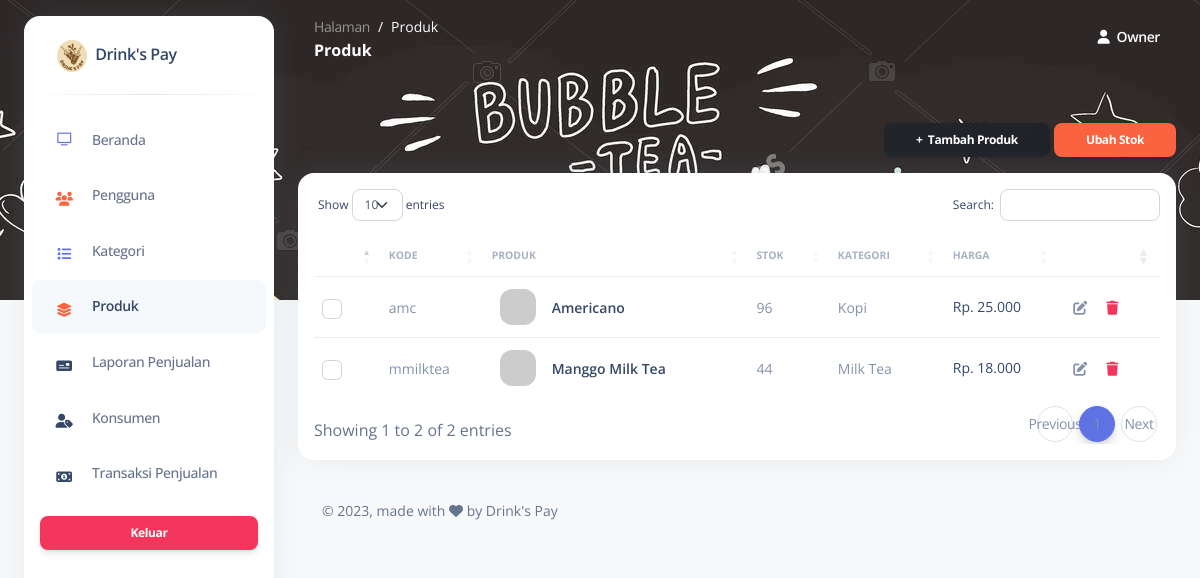
Screenshot of /index.php?page=produk (signed in) with the database file from the repository.
### tables this page shows
CREATE TABLE `produk` (
  `id` int NOT NULL,
  `name` varchar(255) NOT NULL,
  `kode` varchar(30) NOT NULL,
  `kategori_id` int NOT NULL,
  `harga` decimal(10,2) NOT NULL,
  `stok` int NOT NULL,
  `image` varchar(255) DEFAULT NULL,
  `updated_at` timestamp NOT NULL DEFAULT CURRENT_TIMESTAMP
);

CREATE TABLE `kategori` (
  `id` int NOT NULL,
  `name` varchar(100) NOT NULL
);

### page/produk/index.php (the view, shortened to what this page needs)
<div class="row my-4">
    <div class="col-12">
        <div class="d-lg-flex mb-3">
            <div class="ms-auto my-auto mt-lg-0 mt-4">
                <div class="ms-auto my-auto">
                    <a href="index.php?page=produk-add&action=add" class="btn bg-gradient-dark btn-sm mb-0">+&nbsp; Tambah Produk</a>
                    <button type="button" class="btn btn-warning btn-sm mb-0" data-bs-toggle="modal" data-bs-target="#modalStokProduk">
                        Ubah Stok
                    </button>
                </div>
            </div>
        </div>
        <div class="card card-body">
            <div class="table-responsive">
                <table class="table align-items-center mb-0" id="tableProduk">
                    <thead>
                        <tr>
                            <th class="text-uppercase text-secondary text-xxs font-weight-bolder opacity-7"></th>
                            <th class="text-uppercase text-secondary text-xxs font-weight-bolder opacity-7 ps-2">Kode</th>
                            <th class="text-uppercase text-secondary text-xxs font-weight-bolder opacity-7 ps-2">Produk</th>
                            <th class="text-uppercase text-secondary text-xxs font-weight-bolder opacity-7 ps-2">Stok</th>
                            <th class="text-uppercase text-secondary text-xxs font-weight-bolder opacity-7 ps-2">Kategori</th>
                            <th class="text-uppercase text-secondary text-xxs font-weight-bolder opacity-7 ps-2">Harga</th>
                            <th></th>
                        </tr>
                    </thead>
                    <tbody>
                        <?php
                        $query = "SELECT
                        produk.id,
                        produk.name,
                        produk.kode,
                        produk.image,
                        produk.harga,
                        produk.stok,
                        kategori.name AS kategori
                         FROM produk INNER JOIN kategori ON produk.kategori_id = kategori.id ORDER BY produk.id DESC";
                        $execute = $konek->query($query);
                        foreach ($execute as $row) {
                        ?>
                            <tr>
                                <td>
                                    <div class="d-flex">
                                        <div class="form-check my-auto">
                                            <input class="form-check-input" type="checkbox" id="produkCheck" value="<?php echo $row['id']; ?>">
                                        </div>
                                    </div>
                                </td>
                                <td>
                                    <p class="text-sm text-secondary mb-0">
                                        <?php echo $row['kode']; ?>
                                    </p>
                                </td>
                                <td>
                                    <div class="d-flex px-2 py-1">
                                        <div>
                                            <img src="<?php
                                                        if ($row['image'] == '') {
                                                            echo 'https://via.placeholder.com/150';
                                                        } else {
                                                            echo "assets/img/" . $row['image'];
                                                        }
                                                        ?>" class="avatar avatar-sm me-3" alt="avatar image">
                                        </div>
                                        <div class="d-flex flex-column justify-content-center">
                                            <h6 class="mb-0 text-sm">
                                                <?php echo $row['name']; ?>
                                            </h6>
                                        </div>
                                    </div>
                                </td>
                                <td>
                                    <p class="text-sm text-secondary mb-0">
                                        <?php echo $row['stok']; ?>
                                    </p>
                                </td>
                                <td>
                                    <p class="text-sm text-secondary mb-0">
                                        <?php echo $row['kategori']; ?>
                                    </p>
                                </td>
                                <td>
                                    <span class="text-dark text-sm">
                                        <?php echo "Rp. " . number_format($row['harga'], 0, ',', '.'); ?>
                                    </span>
                                </td>
                                <td class="text-sm">
                                    <a href="index.php?page=produk-edit&id=<?php echo $row['id'] ?>" data-bs-toggle="tooltip" data-bs-original-title="Edit Produk" class="p-2">
                                        <i class="fas fa-edit text-secondary" aria-hidden="true"></i>
                                    </a>
                                    <a href="proses/prosesHapus.php/?op=produk&id=<?php echo $row['id'] ?>" onclick="return confirm('Anda yakin ingin menghapus produk ini?');" data-bs-toggle="tooltip" data-bs-original-title="Hapus Produk" class="p-2">
                                        <i class="fas fa-trash text-danger" aria-hidden="true"></i>
                                    </a>
                                </td>
                            </tr>
                        <?php } ?>
                    </tbody>
                </table>
            </div>
        </div>
    </div>
</div>

### index.php (shortened to what this page needs)
<?php
if (empty($_SESSION['user']) and empty($_SESSION['pass'])) {
    include 'login.php';
} else {
    include 'dashboard.php';
}

### dashboard.php (shortened to what this page needs)
<?php
$user = $_SESSION['user'];
if (isset($_GET['page'])) {
    $page = $_GET['page'];
} else {
    $page = 'dashboard';
}
?>
<!DOCTYPE html>
<html lang="en">
<head>
    <link href="assets/css/nucleo-icons.css" rel="stylesheet" />
    <link href="assets/css/nucleo-svg.css" rel="stylesheet" />
    <link href="assets/css/nucleo-svg.css" rel="stylesheet" />
    <link id="pagestyle" href="assets/css/argon-dashboard.min.css" rel="stylesheet" />
    <link href="assets/vendor/datatables/datatables.min.css" rel="stylesheet">
</head>
<body class="g-sidenav-show   bg-gray-100">
    <div class="min-height-300 position-absolute w-100" style="background-image: url('./assets/img/bg-auth.jpg'); background-position: top;"></div>
    <?php
    if ($page != 'order') {
        include 'sidebar.php';
    } ?>
    <main class="main-content position-relative border-radius-lg ">
        <?php
        $page = isset($_GET['page']) ? htmlspecialchars($_GET['page']) : '';
        if ($page != 'order') {
            include 'navbar.php';
        }
        ?>
        <div class="container-fluid py-4">
            <?php include "page.php"; ?>
            <footer class="footer pt-3  ">
                <div class="container-fluid">
                    <div class="row align-items-center justify-content-lg-between">
                        <div class="col-lg-6 mb-lg-0 mb-4">
                            <div class="copyright text-center text-sm text-muted text-lg-start">
                                ©
                                ,
                                made with <i class="fa fa-heart"></i> by
                                Drink's Pay
                            </div>
                        </div>
                    </div>
                </div>
            </footer>
    </main>
</body>
</html>

### sidebar.php (shortened to what this page needs)
<?php
$page = isset($_GET['page']) ? htmlspecialchars($_GET['page']) : '';
?>
<aside class="sidenav bg-white navbar navbar-vertical navbar-expand-xs border-0 border-radius-xl my-3 fixed-start ms-4" id="sidenav-main">
    <div class="sidenav-header">
        <a class="navbar-brand m-0" href="#" target="_blank">
            <img src="assets/img/logo.png" class="navbar-brand-img h-100" alt="main_logo">
            <span class="ms-1 h6 font-weight-bold">Drink's Pay</span>
        </a>
    </div>
    <hr class="horizontal dark mt-0">
    <div class="collapse navbar-collapse w-auto h-auto ps" id="sidenav-collapse-main">
        <ul class="navbar-nav">
            <li class="nav-item">
                <a class="nav-link <?php echo $page === 'dashboard' || !$page ? 'active' : '' ?>" href="index.php">
                    <div class="icon icon-shape icon-sm border-radius-md text-center me-2 d-flex align-items-center justify-content-center">
                        <i class="ni ni-tv-2 text-primary text-sm opacity-10"></i>
                    </div>
                    <span class="nav-link-text ms-1">Beranda</span>
                </a>
            </li>
            <?php
            $user = $_SESSION['user'];
            if ($user['role'] === 'owner') {
            ?>
                <li class="nav-item">
                    <a class="nav-link <?php echo $page == 'user' ? 'active' : '' ?>" href="index.php?page=user">
                        <div class="icon icon-shape icon-sm border-radius-md text-center me-2 d-flex align-items-center justify-content-center">
                            <i class="fa fa-users text-warning text-sm opacity-10"></i>
                        </div>
                        <span class="nav-link-text ms-1">
                            Pengguna
                        </span>
                    </a>
                </li>
                <li class="nav-item">
                    <a class="nav-link <?php echo $page == 'kategori' ? 'active' : '' ?>" href="index.php?page=kategori">
                        <div class="icon icon-shape icon-sm border-radius-md text-center me-2 d-flex align-items-center justify-content-center">
                            <i class="fa fa-list text-primary text-sm opacity-10"></i>
                        </div>
                        <span class="nav-link-text ms-1">
                            Kategori
                        </span>
                    </a>
                </li>
                <li class="nav-item">
                    <a class="nav-link <?php echo $page == 'produk' ? 'active' : '' ?>" href="index.php?page=produk">
                        <div class="icon icon-shape icon-sm border-radius-md text-center me-2 d-flex align-items-center justify-content-center">
                            <i class="fa fa-layer-group text-warning text-sm opacity-10"></i>
                        </div>
                        <span class="nav-link-text ms-1">
                            Produk
                        </span>
                    </a>
                </li>
                <li class="nav-item">
                    <a class="nav-link <?php echo $page == 'transaksi' ? 'active' : '' ?>" href="index.php?page=transaksi">
                        <div class="icon icon-shape icon-sm border-radius-md text-center me-2 d-flex align-items-center justify-content-center">
                            <i class="fa fa-money-check text-dark text-sm opacity-10"></i>
                        </div>
                        <span class="nav-link-text ms-1">
                            Laporan Penjualan
                        </span>
                    </a>
                </li>
            <?php } ?>
            <li class="nav-item">
                <a class="nav-link <?php echo $page == 'konsumen' ? 'active' : '' ?>" href="index.php?page=konsumen">
                    <div class="icon icon-shape icon-sm border-radius-md text-center me-2 d-flex align-items-center justify-content-center">
                        <i class="fa fa-user-tag text-dark text-sm opacity-10"></i>
                    </div>
                    <span class="nav-link-text ms-1">
                        Konsumen
                    </span>
                </a>
            </li>
            <li class="nav-item">
                <a class="nav-link <?php echo $page == 'order' ? 'active' : '' ?>" href="index.php?page=order">
                    <div class="icon icon-shape icon-sm border-radius-md text-center me-2 d-flex align-items-center justify-content-center">
                        <i class="fa fa-money text-dark text-sm opacity-10"></i>
                    </div>
                    <span class="nav-link-text ms-1">
                        Transaksi Penjualan
                    </span>
                </a>
            </li>
        </ul>
    </div>
    <div class="sidenav-footer mx-3 my-3">
        <a class="btn btn-danger btn-sm mb-0 w-100" href="logout.php" type="button">Keluar</a>
    </div>
</aside>

### navbar.php (shortened to what this page needs)
<nav class="navbar navbar-main navbar-expand-lg px-0 mx-4 shadow-none border-radius-xl " id="navbarBlur" data-scroll="false">
    <div class="container-fluid py-1 px-3">
        <nav aria-label="breadcrumb">
            <ol class="breadcrumb bg-transparent mb-0 pb-0 pt-1 px-0 me-sm-6 me-5">
                <li class="breadcrumb-item text-sm"><a class="opacity-5 text-white" href="javascript:;">Halaman</a></li>
                <li class="breadcrumb-item text-sm text-white active" aria-current="page">
                    <?php echo ucfirst($page) ?: 'Beranda'; ?>
                </li>
            </ol>
            <h6 class="font-weight-bolder text-white mb-0">
                <?php echo ucfirst($page) ?: 'Beranda'; ?>
            </h6>
        </nav>
        <div class="collapse navbar-collapse mt-sm-0 mt-2 me-md-0 me-sm-4" id="navbar">
            <ul class="navbar-nav  justify-content-end">
                <li class="nav-item d-flex align-items-center">
                    <a href="index.php?page=user-edit&id=<?php echo $_SESSION['user']['id'] ?>" class="nav-link text-white font-weight-bold px-0">
                        <i class="fa fa-user me-sm-1"></i>
                        <span class="d-sm-inline d-none">
                            <?php echo $user['name']; ?>
                        </span>
                    </a>
                </li>
            </ul>
        </div>
    </div>
</nav>

### page.php (shortened to what this page needs)
<?php
$page = isset($_GET['page']) ? htmlspecialchars($_GET['page']) : '';
switch ($page) {
    case 'produk':
        include 'page/produk/index.php';
        break;
}

### assets/css/nucleo-svg.css (style rules this page uses)
.icon { display: inline-block; color: #111111; height: 1em; width: 1em; }
.icon-sm { height: 0.8em; width: 0.8em; }
.icon { fill: currentColor; stroke: none; }

### rows the page displays
produk: kode "amc", name "Americano", stok "96", kategori.name "Kopi", harga "25.000"
produk: kode "mmilktea", name "Manggo Milk Tea", stok "44", kategori.name "Milk Tea", harga "18.000"

### other values shown
ucfirst($page) ?: 'Beranda' "Produk"
$user['name'] "Owner"
